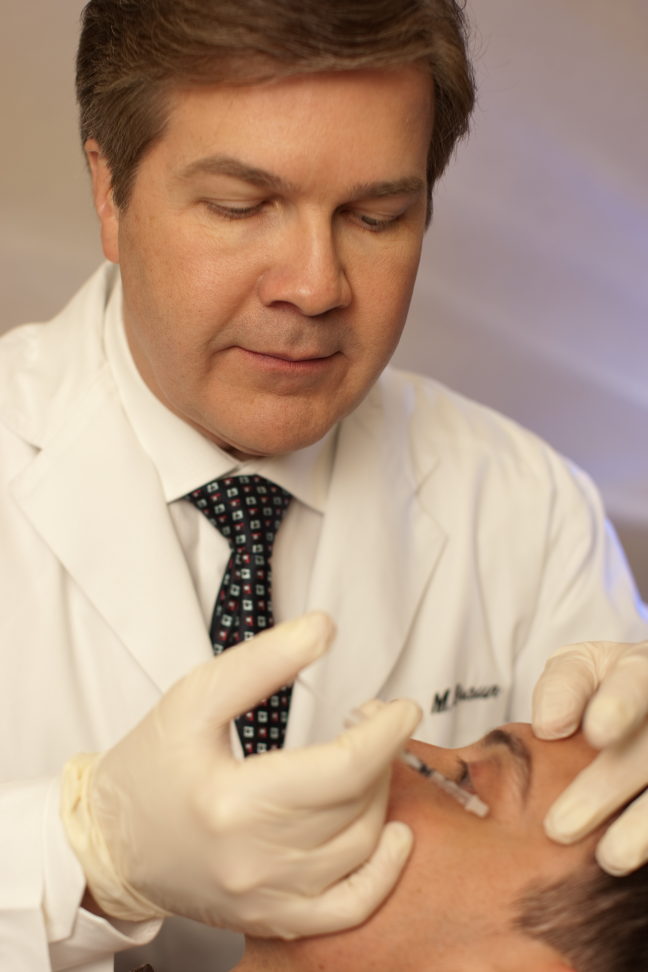
#> input picture scratch/w2.jpg, 2592 x 3888 px, found by its file name (shown at 1/4 size)
$ python process_filler.py
#> lines starting #> are read from the running program, lines starting #| are printed output that depends on the picture
import os
from PIL import Image

im_w2 = Image.open('scratch/w2.jpg')
#> im_w2 is the input picture: PIL image 2592x3888 RGB; mean R, G, B 182.1, 153.4, 131.4
w, h = im_w2.size
#> w = 2592; h = 3888
# Let's crop centered around the physician's face, hands, syringe, and patient's face
# w2 is vertical (2592, 3888). Physician face is at top, hands/syringe at middle/lower.
box = (0, int(h * 0.1), w, int(h * 0.9))
#> box = (0, 388, 2592, 3499)
crop_w2 = im_w2.crop(box)
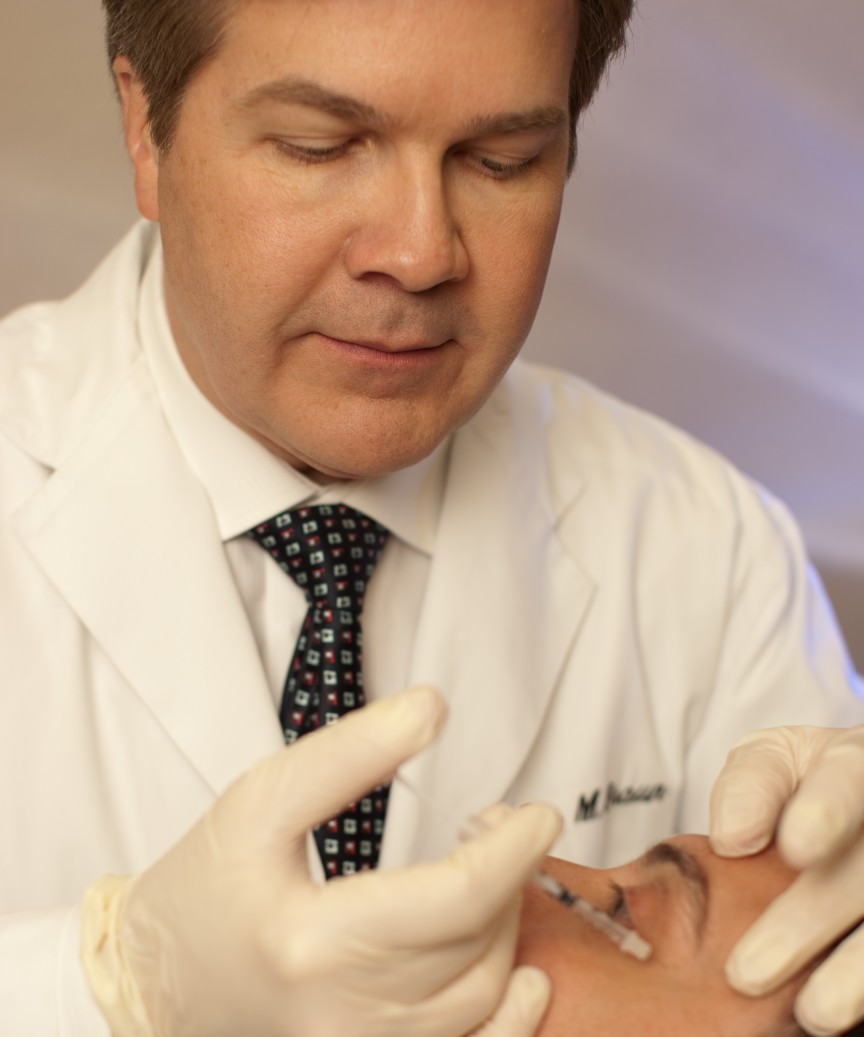
#> crop_w2: PIL image 2592x3111 RGB (shown at 1/3 size); mean R, G, B 192.6, 165, 143.1
crop_w2.thumbnail((1600, 1600), Image.Resampling.LANCZOS)
#> crop_w2: PIL image 1333x1600 RGB
dest_filler = 'assets/images/treatments/dermal-filler-hd.jpg'
crop_w2.save(dest_filler, 'JPEG', quality=88, optimize=True)
print(f"Saved {dest_filler}: {crop_w2.size}, {os.path.getsize(dest_filler)} bytes")
#| Saved assets/images/treatments/dermal-filler-hd.jpg: (1333, 1600), 165381 bytes

$ run again, with scratch/w1.jpg copied over scratch/w2.jpg
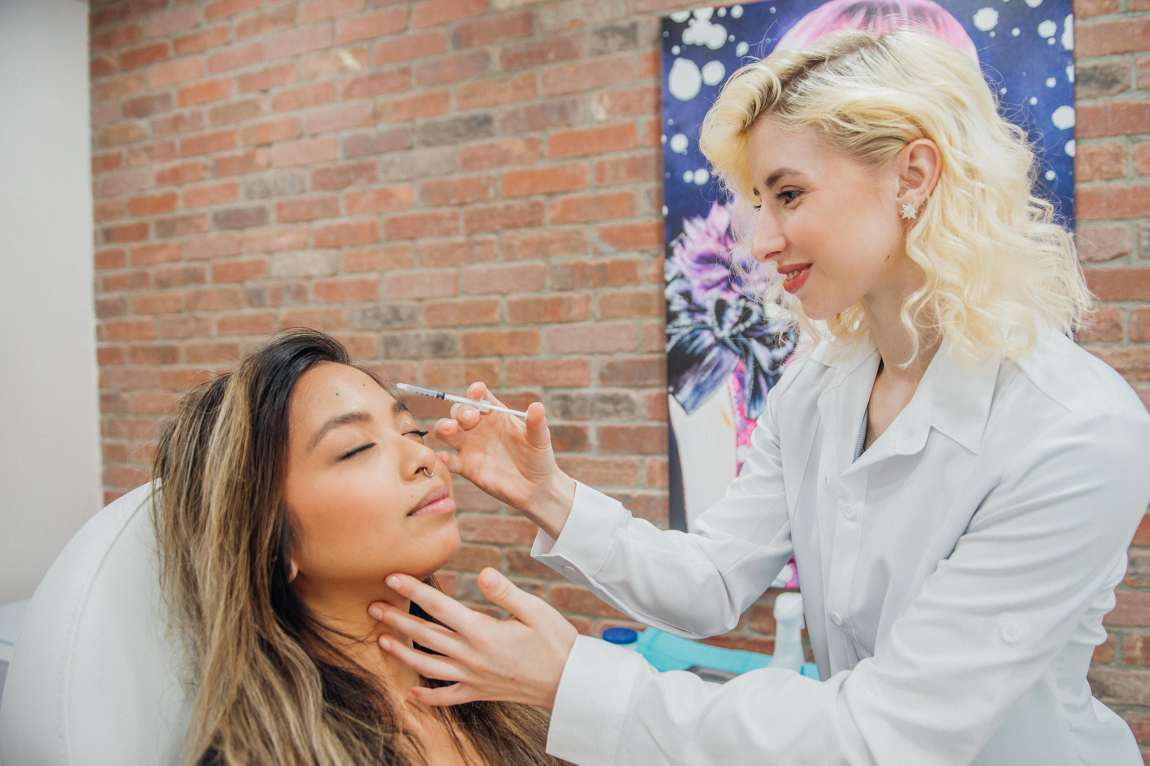
#> input picture scratch/w1.jpg, 4599 x 3061 px, found by its file name (shown at 1/4 size)
#> im_w2 is the input picture: PIL image 4599x3061 RGB; mean R, G, B 176.8, 160.2, 149.6
#> `crop_w2 = im_w2.crop(box)`:
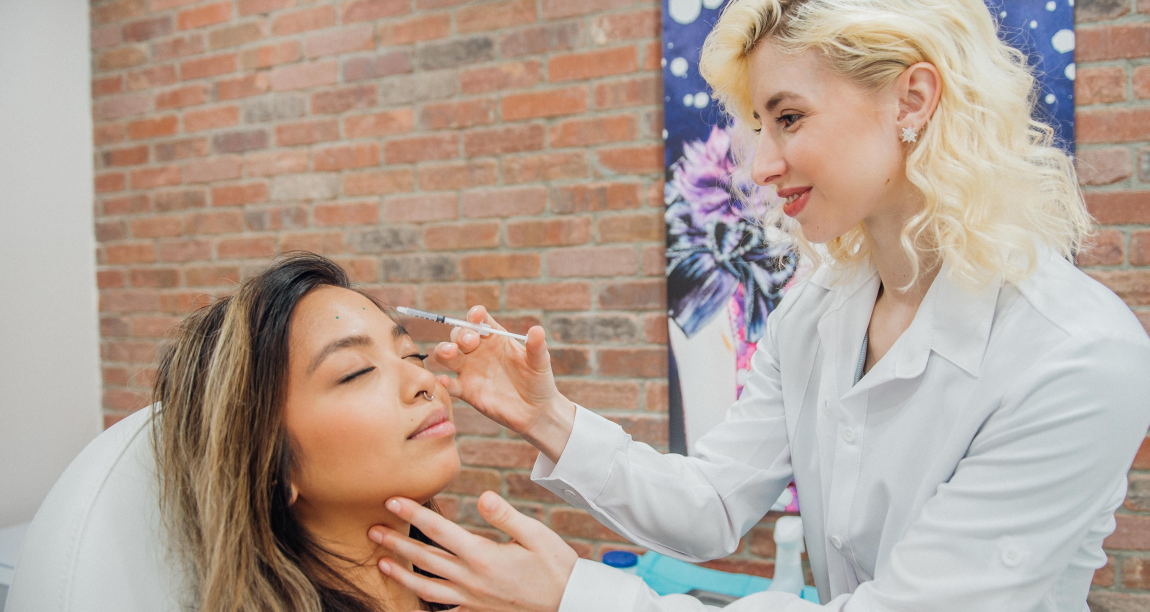
#> crop_w2: PIL image 4599x2448 RGB (shown at 1/4 size); mean R, G, B 179, 161.2, 149.4
#| Saved assets/images/treatments/dermal-filler-hd.jpg: (1600, 852), 235022 bytes

$ run again, with scratch/w3.jpg copied over scratch/w2.jpg
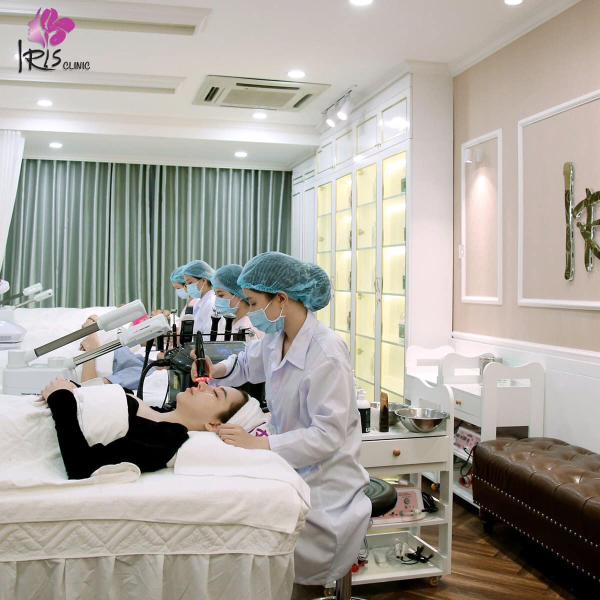
#> input picture scratch/w3.jpg, 1200 x 1200 px, found by its file name (shown at 1/2 size)
#> im_w2 is the input picture: PIL image 1200x1200 RGB; mean R, G, B 170.6, 165.7, 158.5
#> `crop_w2 = im_w2.crop(box)`:
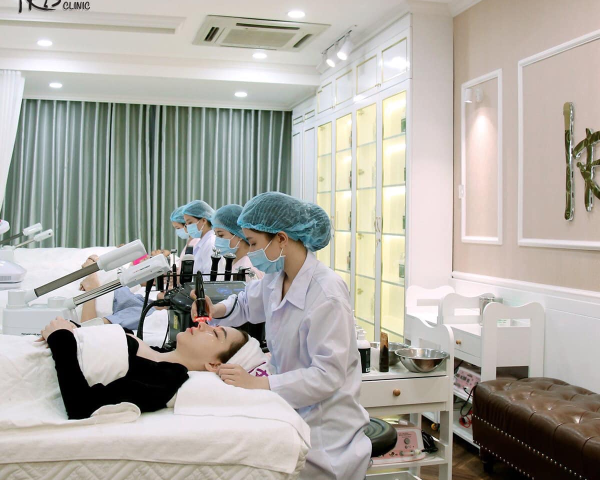
#> crop_w2: PIL image 1200x960 RGB (shown at 1/2 size); mean R, G, B 174, 170.5, 163.9
#| Saved assets/images/treatments/dermal-filler-hd.jpg: (1200, 960), 134057 bytes

$ run again, with scratch/aesthetic_team_4.jpg copied over scratch/w2.jpg
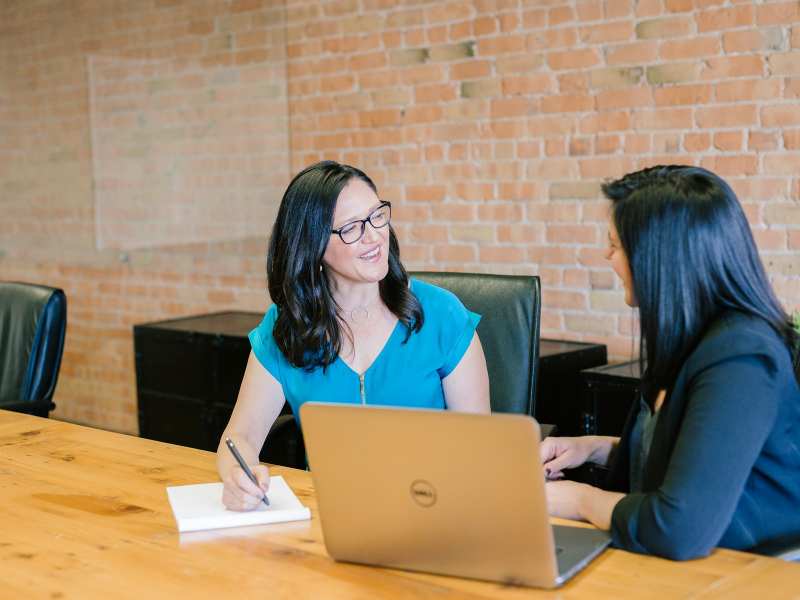
#> input picture scratch/aesthetic_team_4.jpg, 1600 x 1200 px, found by its file name (shown at 1/2 size)
#> im_w2 is the input picture: PIL image 1600x1200 RGB; mean R, G, B 149.7, 133.5, 110.9
#> `crop_w2 = im_w2.crop(box)`:
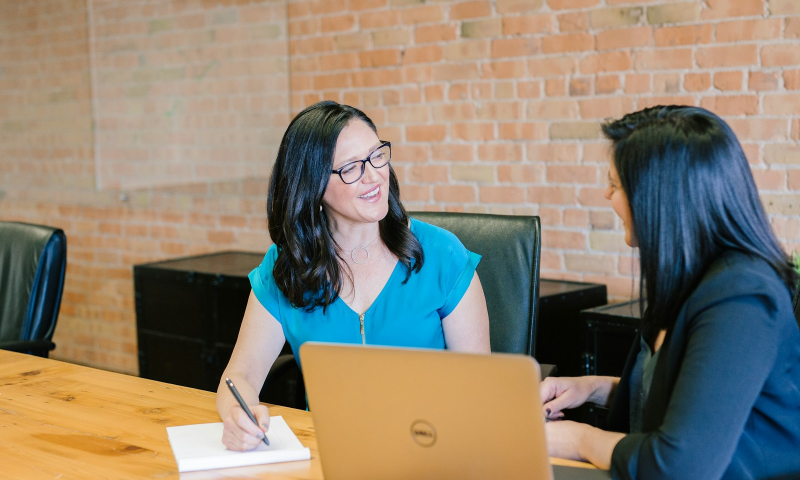
#> crop_w2: PIL image 1600x960 RGB (shown at 1/2 size); mean R, G, B 139.6, 129.5, 112.9
#| Saved assets/images/treatments/dermal-filler-hd.jpg: (1600, 960), 232662 bytes
